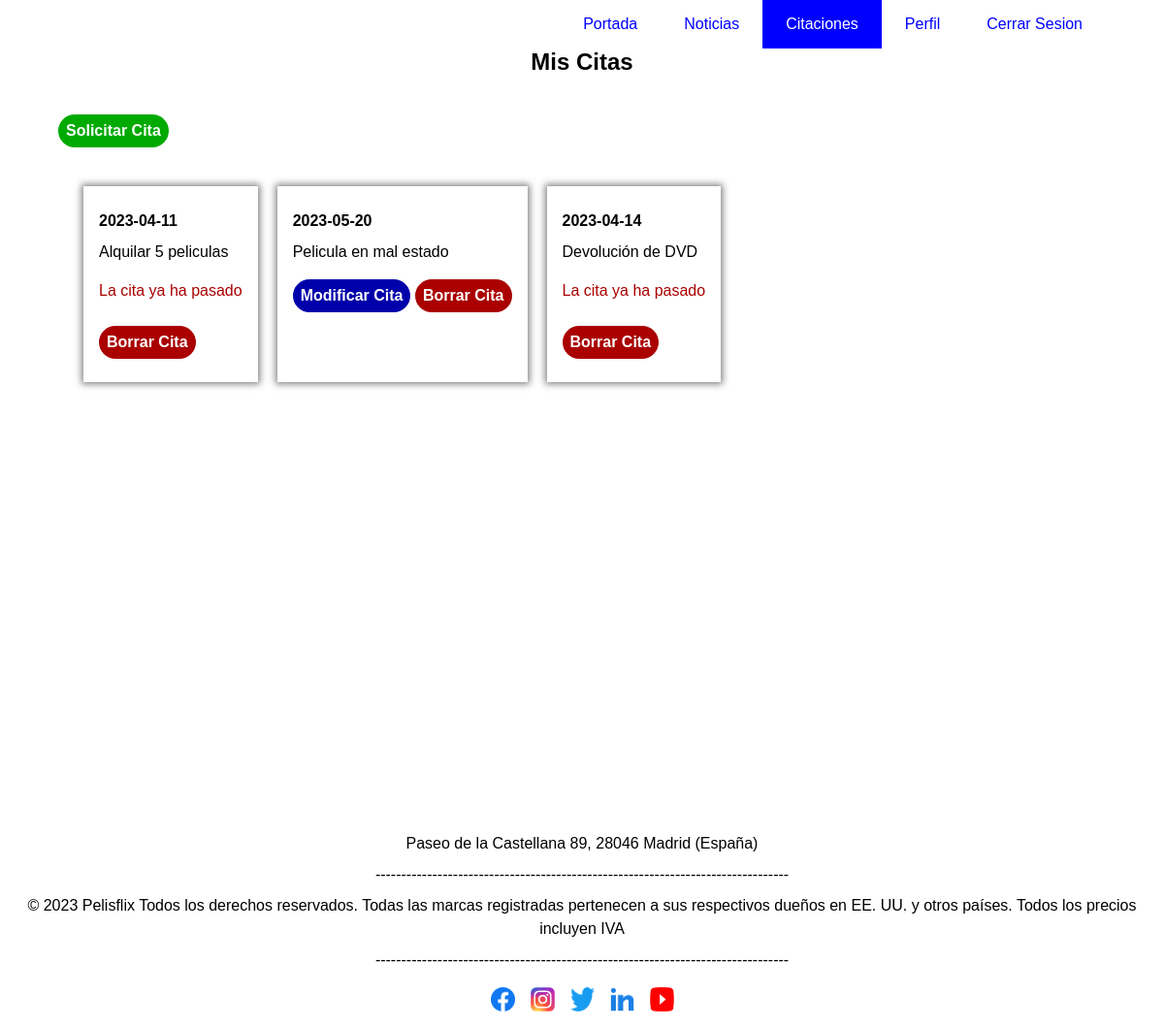
The page /itmd/public/usuario/citas.php?idUser=9 (signed in) on the database its author committed.
### tables this page shows
CREATE TABLE `citas` (
  `idCita` int(11) NOT NULL,
  `idUser` int(11) NOT NULL,
  `fecha_cita` date NOT NULL,
  `motivo_cita` text DEFAULT NULL
);

### itmd/private/config.php (called while the page is built, shortened)
<?php
	$root_url = substr($_SERVER['SCRIPT_NAME'], 0,strpos($_SERVER['SCRIPT_NAME'], 'itmd')+4);
	include 'functions.php';
	include 'db_functions.php';
	include 'queries.php';
?>

### itmd/private/functions.php (called while the page is built, shortened)
<?php
	function url_completo($url){
		global $root_url;
		return $root_url.'/'.$url;
	}
	function e_s($string){
		global $database_connection ;
		return $database_connection->escape_string($string);
	}
?>

### itmd/private/queries.php (called while the page is built, shortened)
<?php
	function citas_usuario($database_connection,$idUser){
		$sql = "SELECT * FROM citas WHERE idUser='".e_s($idUser)."';";
		$result = $database_connection->query($sql);
		if ($result) {
			return $result;
		}else{
			echo $database_connection->error;
		}
	}
?>

### itmd/public/usuario/citas.php (the view, shortened to what this page needs)
<?php
	require_once '../../private/config.php';
	include SHARED_PATH. '/head.php';
	include SHARED_PATH. '/header.php';
?>
<?php
	if (isset($_GET['idUser'])) {
		$idUser = $_GET['idUser'];
		$citas_usuario = citas_usuario($database_connection,$idUser);
	}else{
		redirect_to('index.php');
	}
?>
	<main>
		<section>
			<div class="container">
				<h2>Mis Citas</h2>
				<a class="manage-btn add-btn" href="<?php echo url_completo('public/usuario/solicitar_cita.php?idUser='.$idUser) ?>">Solicitar Cita</a>
				<div class="flex align-stretch jutify-start citas">
					<?php
						while ($cita_usuario = $citas_usuario->fetch_assoc()) {
							$idCita = $cita_usuario['idCita'];
					?>
					<div class="cita">
						<p><b><?php echo $cita_usuario['fecha_cita']; ?></b></p>
						<p><?php echo $cita_usuario['motivo_cita']; ?></p>
						<?php
							$fecha_hoy = date("Y-m-d");
							$fecha_cita = $cita_usuario['fecha_cita'];
							if ($fecha_cita >= $fecha_hoy) {
						?>
							<a class="manage-btn edit-btn" href="<?php echo url_completo('public/usuario/modificar_cita.php?idUser='.$idUser.'&idCita='.$idCita) ?>">Modificar Cita</a>
						<?php
							}else{
								echo "<p class=\"error-msg\">La cita ya ha pasado</p>";
							}
						?>
						<a class="manage-btn delete-btn" href="<?php echo url_completo('public/usuario/citas.php?idUser='.$idUser.'&idCita='.$idCita.'&accion=borrar'); ?>">Borrar Cita</a>
					</div>
					<?php
						}
					?>
				</div>
			</div>
		</section>
	</main>
<?php
	include SHARED_PATH.'/footer.php';
?>

### itmd/assets/css/style.css (style rules this page uses)
:root { --color-principal:#0000FF; }
* { margin:0; padding: 0; box-sizing: border-box; }
main { padding-bottom: 2rem; min-height: 100vh; }
.container { width: 90%; margin:0 auto; }
a { text-decoration: none; color: var(--color-principal); }
h1,h2,h3,p,a,li,label,div,span { font-family: "Open-Sans",sans-serif; }
h1,h2 { text-align: center; margin-bottom: 2rem; }
p { margin:.5rem 0; line-height: 1.5em; }
.flex { display: flex; }
.align-stretch { align-items: stretch; }
.error-msg,.success-msg { margin:1rem 0; }
.error-msg { color:#aa0000; }
.manage-btn { display: inline-block; margin:.5rem 0; padding: .5rem; font-weight: 600; color: #fff; border-radius: 20px; }
.add-btn { background-color: #00aa00; }
.edit-btn { background-color: #0000aa; }
.delete-btn { background-color: #aa0000; }
.citas,.usuarios,.noticias { padding: 1rem; }
.citas .cita,.usuarios .usuario,.noticias .noticia { box-shadow: 0 0 7px 2px rgba(0,0,0,.5); padding: 1rem; margin:1rem 10px; }

### rows shown on the page
citas: fecha_cita "2023-04-11", motivo_cita "Alquilar 5 peliculas", shows "La cita ya ha pasado"
citas: fecha_cita "2023-05-20", motivo_cita "Pelicula en mal estado"
citas: fecha_cita "2023-04-14", motivo_cita "Devolución de DVD", shows "La cita ya ha pasado"
